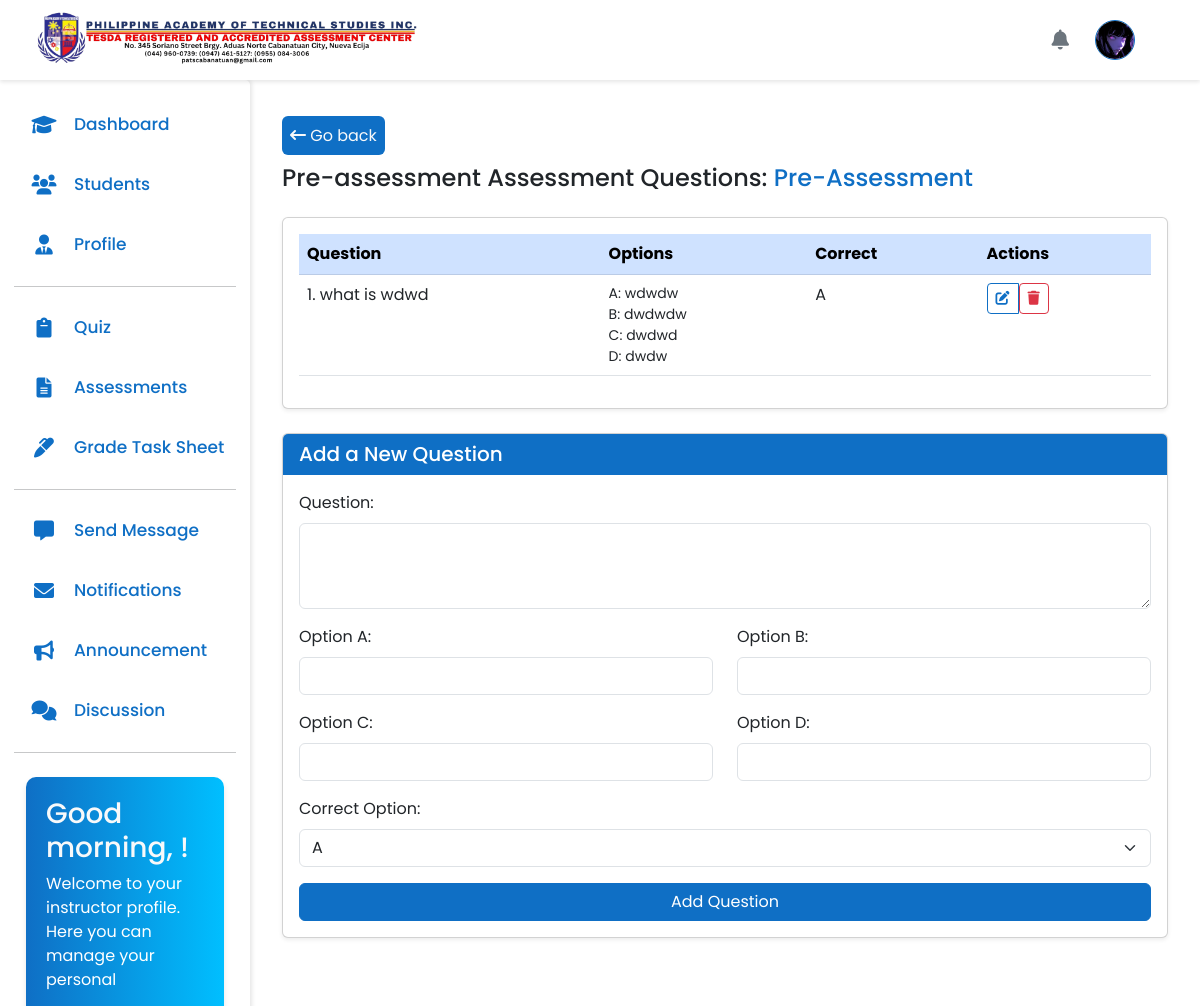
Page /instructor/i_main.php?page=i_assessment_question&courseID=16&assessmentContent=899&assessmentName=Pre-Assessment&assessmentType=Pre-assessment on the committed database.
### tables this page shows
CREATE TABLE `assessment_questions` (
  `question_id` int(11) NOT NULL,
  `assessment_id` int(11) NOT NULL,
  `question_name` text NOT NULL,
  `option_a` varchar(100) NOT NULL,
  `option_b` varchar(100) NOT NULL,
  `option_c` varchar(100) NOT NULL,
  `option_d` varchar(100) NOT NULL,
  `correct_option` char(1) NOT NULL,
  `created_at` timestamp NOT NULL DEFAULT current_timestamp()
);

### instructor/i_assessment_question.php (the view, shortened to what this page needs)
<?php
$courseID = $_GET['courseID'];
if (isset($_GET['assessmentContent']) && isset($_GET['assessmentName']) && isset($_GET['assessmentType'])) {
    $assessmentID = $_GET['assessmentContent'];
    $assessmentName = $_GET['assessmentName'];
    $assessmentType = $_GET['assessmentType'];
    ?>
    <div class="container-fluid mt-4">
        <a href="i_main.php?page=i_course_content&viewContent=<?= $courseID; ?> " class="button-primary text-decoration-none text-center p-2 rounded"><i class="fa-solid fa-arrow-left-long"></i> Go back</a>
        <h2 class="mb-4 fs-4 mt-3"><?= ucfirst($assessmentType) ?> Assessment Questions: <span class="text-primary"><?= htmlspecialchars($assessmentName); ?></span></h2>
        <div class="card shadow-sm">
            <div class="card-body table-responsive">
                <table class="table table-hover">
                    <thead class="table-primary">
                        <tr>
                            <th>Question</th>
                            <th>Options</th>
                            <th>Correct</th>
                            <th>Actions</th>
                        </tr>
                    </thead>
                    <tbody>
                        <?php
                        $qNum = 0;
                        $sqlAssessmentQuestion = "SELECT * FROM assessment_questions WHERE assessment_id = '$assessmentID'";
                        $resultAssessmentQuestion = mysqli_query($connect, $sqlAssessmentQuestion);
                        while ($row = mysqli_fetch_assoc($resultAssessmentQuestion)) {
                            $qNum++;
                        ?>
                            <tr>
                                <td class="text-break"><?= $qNum; ?>. <?= htmlspecialchars($row['question_name']); ?></td>
                                <td>
                                    <small class="d-block text-break">
                                        A: <?= htmlspecialchars($row['option_a']); ?><br>
                                        B: <?= htmlspecialchars($row['option_b']); ?><br>
                                        C: <?= htmlspecialchars($row['option_c']); ?><br>
                                        D: <?= htmlspecialchars($row['option_d']); ?>
                                    </small>
                                </td>
                                <td><?= $row['correct_option']; ?></td>
                                <td>
                                    <div class="btn-group" role="group">
                                        <button type="button" class="btn btn-sm btn-outline-primary" data-bs-toggle="modal" data-bs-target="#editQuestionModal<?= $row['question_id']; ?>">
                                            <i class="fa-solid fa-pen-to-square"></i>
                                        </button>
                                        <form method="POST" onsubmit="return confirm('Are you sure you want to delete this question?');">
                                            <button type="submit" name="delete_question" class="btn btn-sm btn-outline-danger">
                                                <i class="fa-solid fa-trash"></i>
                                            </button>
                                        </form>
                                    </div>
                                </td>
                            </tr>
                            </div>
                        <?php
                        }
                        ?>
            </div>
        </div>
    </div>
    <div class="container-fluid mt-4 mb-5">
        <div class="card shadow-sm">
            <div class="card-header bg-primary text-white">
                <h5 class="mb-0 fs-5">Add a New Question</h5>
            </div>
            <div class="card-body">
                <form method="post">
                    <div class="mb-3">
                        <label for="question_name" class="form-label">Question:</label>
                        <textarea name="question_name" id="question_name" class="form-control" rows="3" required></textarea>
                    </div>
                    <div class="row">
                        <div class="col-12 col-md-6 mb-3">
                            <label for="option_a" class="form-label">Option A:</label>
                            <input type="text" name="option_a" id="option_a" class="form-control" required>
                        </div>
                        <div class="col-12 col-md-6 mb-3">
                            <label for="option_b" class="form-label">Option B:</label>
                            <input type="text" name="option_b" id="option_b" class="form-control" required>
                        </div>
                    </div>
                    <div class="row">
                        <div class="col-12 col-md-6 mb-3">
                            <label for="option_c" class="form-label">Option C:</label>
                            <input type="text" name="option_c" id="option_c" class="form-control" required>
                        </div>
                        <div class="col-12 col-md-6 mb-3">
                            <label for="option_d" class="form-label">Option D:</label>
                            <input type="text" name="option_d" id="option_d" class="form-control" required>
                        </div>
                    </div>
                    <div class="mb-3">
                        <label for="correct_option" class="form-label">Correct Option:</label>
                        <select name="correct_option" id="correct_option" class="form-select">
                            <option value="A">A</option>
                        </select>
                    </div>
                    <div class="d-grid">
                        <button type="submit" name="add_question" class="btn btn-primary">Add Question</button>
                    </div>
                </form>
            </div>
        </div>
    </div>
<?php
}
?>
<div class="position-fixed bottom-0 end-0 p-3" style="z-index: 11">
</div>

### styles/sideNav.css (style rules this page uses)
* { margin: 0; padding: 0; box-sizing: border-box; font-family: 'Poppins', sans-serif; }
:root { --body-color: #cbedfd; --sidebar-color: #FFF; --primary-color: #0f6fc5; --primary-color-light: #F6F5FF; --toggle-color: #DDD; --text-color: #0f6fc5; --background-color: white; --tran-03: all 0.2s ease; --tran-04: all 0.3s ease; --tran-05: all 0.3s ease; }
body { font-family: 'Poppins', sans-serif; background-color: var(--background-color); padding-top: 80px; }

### styles/color.css (style rules this page uses)
:root { --primary-color: #0f6fc5; --secondary-color: #6c757d; --success-color: #28a745; --danger-color: #dc3545; --warning-color: #ffc107; --info-color: #17a2b8; --light-color: #f8f9fa; --dark-color: #343a40; --text-primary: #212529; --text-secondary: #6c757d; --text-light: #f8f9fa; --bg-primary: #ffffff; --bg-secondary: #f8f9fa; --border-color: #dee2e6; --accent-color: #fd7e14; --highlight-color: #20c997; }
.button-primary { background-color: var(--primary-color) !important; color: var(--text-light) !important; transition: all 0.3s ease !important; border: none; }

### rows in the picture
assessment_questions: question_name "what is wdwd", option_a "wdwdw", option_b "dwdwdw", option_c "dwdwd", option_d "dwdw", correct_option "A"

### other values in the picture
$assessmentType "Pre-assessment"
$assessmentName "Pre-Assessment"
